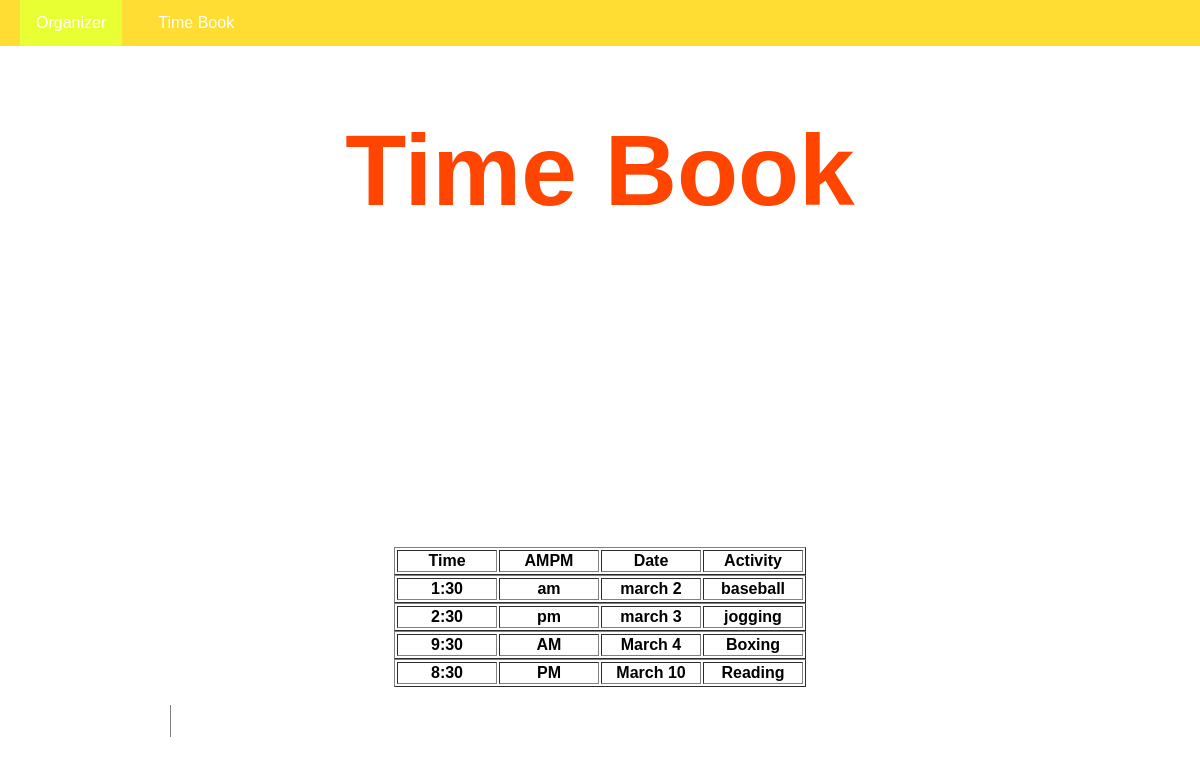
The page / on the database its author committed.
### tables this page shows
CREATE TABLE `calendar` (
  `Time` text NOT NULL,
  `AMPM` varchar(30) NOT NULL,
  `Date` varchar(30) NOT NULL,
  `Activity` varchar(30) NOT NULL
);

### index.php (the view, shortened to what this page needs)
<!DOCTYPE html>
<html>
	<head>
		<link rel="stylesheet" type="text/css" href="Style1.css">
	</head>
	<ul>
         <li style="float:center"><a class="active" href="add.php"> Organizer </a></li>
		  <li style="float:center"><a href="index.php">Time Book</a></li>
    </ul>
<body>
			<div class="container0" style=" height: 380px;">
				<center><h1>Time Book</h1></center>
				 </div><br>
    <br>
    <br>
		<center>
		<?php
		$sql = "SELECT Time, AMPM, Activity, Date FROM calendar";
$result = mysqli_query($db, $sql);
if (mysqli_num_rows($result) > 0) {
    ?>
	<table border='1'>
	<tr>
<th style="width: 100px;">Time</th>
<th style="width: 100px;">AMPM</th>
<th style="width: 100px;">Date</th>
<th style="width: 100px;">Activity</th>
</tr>
</table>
   <?php while($row = mysqli_fetch_assoc($result)) {?>
		<table border='1'>
<tr>
<th style="width: 100px;"><?php echo $row["Time"] ?></th>
<th style="width: 100px;"><?php echo $row["AMPM"] ?></th>
<th style="width: 100px;"><?php echo $row["Date"] ?></th>
<th style="width: 100px;"><?php echo $row["Activity"] ?></th>
</tr>
</table>
   <?php }
} else {
    echo "0 results";
}
		?>
		</center>
    <br>
    <article>
	</body>
</html>

### Style1.css (style rules this page uses)
ul { list-style-type: none; margin: 0; padding: 0; overflow: hidden; background-color: #333; }
li { float: left; border-right:1px; margin-left: 20px; }
li:last-child { border-right: none; }
li a { display: block; color: white; text-align: center; padding: 14px 16px; text-decoration: none; }
.active { background-color: #4CAF50; }
* { box-sizing:border-box }
body { font-family: Verdana,sans-serif;margin:0 }
.active, .dot:hover { background-color: #717171; }
article { margin-left: 170px; border-left: 1px solid gray; padding: 1em; overflow: hidden; }

### index.php (style rules this page uses)
ul { list-style-type: none; margin: 0; padding: 0; overflow: hidden; background-color: #FFDD33; }
.active { background-color: #E7FF33; }
.container0 { color:#FF4500; font-size: 50px; }

### rows shown on the page
calendar: Time "1:30", AMPM "am", Date "march 2", Activity "baseball"
calendar: Time "2:30", AMPM "pm", Date "march 3", Activity "jogging"
calendar: Time "9:30", AMPM "AM", Date "March 4", Activity "Boxing"
calendar: Time "8:30", AMPM "PM", Date "March 10", Activity "Reading"
